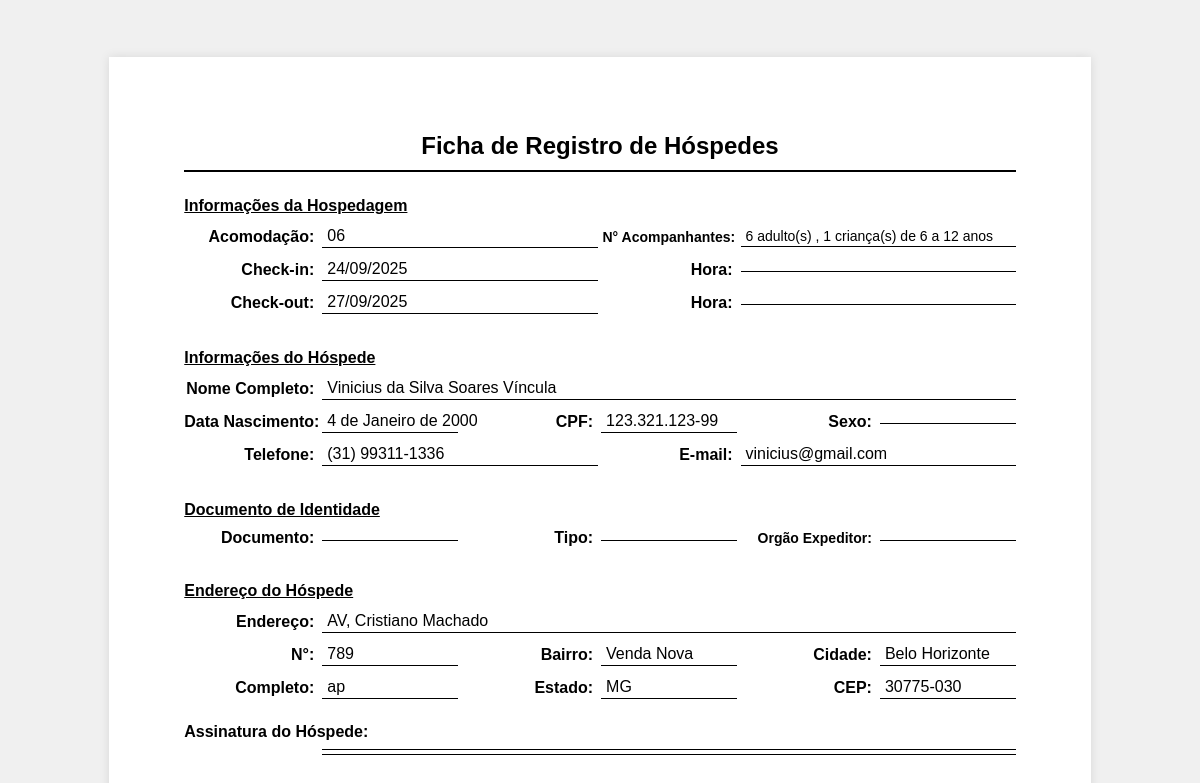
Page /reservas/10/imprimir-contrato/ (signed in) on the committed database.
### gestao/models.py (models this page shows, shortened)
class Acomodacao(models.Model):
    STATUS_CHOICES = (
        ('disponivel', 'Disponível'),
        ('ocupado', 'Ocupado'),
        ('manutencao', 'Em Manutenção'),
        ('limpeza', 'Limpeza'),
    )
    numero = models.CharField(max_length=10, unique=True)
    tipo = models.ForeignKey(TipoAcomodacao, on_delete=models.PROTECT, related_name='acomodacoes')
    valor_diaria = models.DecimalField(max_digits=10, decimal_places=2)
    descricao = models.TextField(null=True, blank=True)
    capacidade = models.PositiveIntegerField(default=1, help_text="Número máximo de hóspedes.")
    qtd_camas = models.PositiveIntegerField(default=1, help_text="Quantidade de camas no quarto.")
    status = models.CharField(max_length=20, choices=STATUS_CHOICES, default='disponivel')

class Reserva(models.Model):
    STATUS_CHOICES = (
        ('pre_reserva', 'Pré-reserva'),
        ('confirmada', 'Confirmada'),
        ('checkin', 'Check-in Realizado'),
        ('checkout', 'Check-out Realizado'),
        ('cancelada', 'Cancelada'),
    )
    cliente = models.ForeignKey(Cliente, on_delete=models.CASCADE, related_name='reservas')
    acomodacao = models.ForeignKey(Acomodacao, on_delete=models.CASCADE, related_name='reservas')
    data_checkin = models.DateField()
    data_checkout = models.DateField()
    data_reserva = models.DateTimeField(auto_now_add=True)
    status = models.CharField(max_length=20, choices=STATUS_CHOICES, default='pre_reserva')
    num_adultos = models.PositiveIntegerField("N° Adultos", default=1, help_text="N° de adultos") # Atualizado 18.09.25
    num_criancas_5 = models.PositiveIntegerField("N° Crianças até 5 anos", default=0, help_text="Crianças até 5 anos") # Atualizado 18.09.25
    num_criancas_12 = models.PositiveIntegerField("N° Crianças de 6 a 12 anos", default=0, help_text="Crianças de 6 a 12 anos") # Atualizado 18.09.25
    valor_total_diarias = models.DecimalField(max_digits=10, decimal_places=2, default=0.0)
    valor_consumo = models.DecimalField(max_digits=10, decimal_places=2, default=0.0)
    desconto = models.DecimalField(max_digits=10, decimal_places=2, default=0.0)
    valor_extra = models.DecimalField(max_digits=10, decimal_places=2, default=0.0, help_text="Taxas ou valores adicionais.")
    valor_total_pago = models.DecimalField(max_digits=10, decimal_places=2, null=True, blank=True)

class Cliente(models.Model):
    nome_completo = models.CharField(max_length=150)
    cpf = models.CharField(max_length=14, unique=True, help_text="Formato: 000.000.000-00")
    email = models.EmailField(unique=True, null=True, blank=True)
    telefone = models.CharField(max_length=20)
    data_cadastro = models.DateTimeField(auto_now_add=True)
    data_nascimento = models.DateField(null=True, blank=True) # Atualizado 18.09.25
    cep = models.CharField(max_length=9, null=True, blank=True, help_text="Formato: 00000-000") # Atualizado 18.09.25
    logradouro = models.CharField(max_length=255, null=True, blank=True, verbose_name="Rua/Logradouro") # Atualizado 18.09.25
    numero = models.CharField(max_length=20, null=True, blank=True) # Atualizado 18.09.25
    complemento = models.CharField(max_length=100, null=True, blank=True) # Atualizado 18.09.25
    bairro = models.CharField(max_length=100, null=True, blank=True) # Atualizado 18.09.25
    cidade = models.CharField(max_length=100, null=True, blank=True) # Atualizado 18.09.25
    estado = models.CharField(max_length=2, null=True, blank=True, verbose_name="UF") # Atualizado 18.09.25
    foto = models.ImageField(upload_to='clientes_fotos/', null=True, blank=True, verbose_name="Foto do Cliente") # Atualizado 24.09.25

### gestao/views.py (the view)
# urls.py: path('reservas/<int:pk>/imprimir-contrato/', views.imprimir_contrato_checkin, name='imprimir_contrato_checkin'),
@login_required
def imprimir_contrato_checkin(request, pk):
    reserva = get_object_or_404(Reserva, pk=pk)
    context = {
        'reserva': reserva,
        'cliente': reserva.cliente,
        'acomodacao': reserva.acomodacao,
    }
    return render(request, 'gestao/contrato_checkin.html', context)

### templates/gestao/contrato_checkin.html (shortened to what this page needs)
<!DOCTYPE html>
<html lang="pt">
<head>
</head>
<body onload="window.print()">
<div class="contract-container">
    <div class="header">
        <h1>Ficha de Registro de Hóspedes</h1>
    </div>
    <div class="section-title">Informações da Hospedagem</div>
    <div class="row">
        <div class="field-group">
            <span class="label">Acomodação:</span>
            <span class="value filled-field">{{ acomodacao.numero }}</span>
        </div>
        <div class="field-group small-text">
            <span class="label">N° Acompanhantes:</span>
            <span class="value filled-field">
                {{ reserva.num_adultos }} adulto(s)
                {% if reserva.num_criancas_12 > 0 %}
                    , {{ reserva.num_criancas_12 }} criança(s) de 6 a 12 anos
                {% endif %}
            </span>
        </div>
    </div>
    <div class="row">
        <div class="field-group">
            <span class="label">Check-in:</span>
            <span class="value">{{ reserva.data_checkin|date:"d/m/Y" }}</span>
        </div>
        <div class="field-group">
            <span class="label">Hora:</span>
            <span class="value"></span>
        </div>
    </div>
    <div class="row">
        <div class="field-group">
            <span class="label">Check-out:</span>
            <span class="value">{{ reserva.data_checkout|date:"d/m/Y" }}</span>
        </div>
        <div class="field-group">
            <span class="label">Hora:</span>
            <span class="value"></span>
        </div>
    </div>
    <div class="section-title">Informações do Hóspede</div>
    <div class="row">
        <div class="field-group">
            <span class="label">Nome Completo:</span>
            <span class="value filled-field">{{ cliente.nome_completo }}</span>
        </div>
    </div>
    <div class="row">
        <div class="field-group">
            <span class="label">Data Nascimento:</span>
            <span class="value filled-field">{{ cliente.data_nascimento }}</span>
        </div>
        <div class="field-group">
            <span class="label">CPF:</span>
            <span class="value filled-field">{{ cliente.cpf }}</span>
        </div>
        <div class="field-group">
            <span class="label">Sexo:</span>
            <span class="value"></span>
        </div>
    </div>
    <div class="row">
        <div class="field-group">
            <span class="label">Telefone:</span>
            <span class="value filled-field">{{ cliente.telefone }}</span>
        </div>
        <div class="field-group">
            <span class="label">E-mail:</span>
            <span class="value filled-field">{{ cliente.email }}</span>
        </div>
    </div>
    <div class="section-title">Documento de Identidade</div>
    <div class="row">
        <div class="field-group">
            <span class="label">Documento:</span>
            <span class="value"></span>
        </div>
        <div class="field-group">
            <span class="label">Tipo:</span>
            <span class="value"></span>
        </div>
        <div class="field-group small-text">
            <span class="label">Orgão Expeditor:</span>
            <span class="value"></span>
        </div>
    </div>
    <div class="section-title">Endereço do Hóspede</div>
    <div class="row">
        <div class="field-group">
            <span class="label">Endereço:</span>
            <span class="value filled-field">{{ cliente.logradouro }}</span>
        </div>
    </div>
    <div class="row">
        <div class="field-group">
            <span class="label">N°:</span>
            <span class="value filled-field">{{ cliente.numero }}</span>
        </div>
        <div class="field-group">
            <span class="label">Bairro:</span>
            <span class="value filled-field">{{ cliente.bairro }}</span>
        </div>
        <div class="field-group">
            <span class="label">Cidade:</span>
            <span class="value filled-field">{{ cliente.cidade }}</span>
        </div>
    </div>
    <div class="row">
        <div class="field-group">
            <span class="label">Completo:</span>
            <span class="value filled-field">{{ cliente.complemento }}</span>
        </div>
        <div class="field-group">
            <span class="label">Estado:</span>
            <span class="value filled-field">{{ cliente.estado }}</span>
        </div>
        <div class="field-group">
            <span class="label">CEP:</span>
            <span class="value filled-field">{{ cliente.cep }}</span>
        </div>
    </div>
    <div class="field-group">
        <span class="label">Assinatura do Hóspede:</span>
        <span class="value signature-line"></span>
    </div>
</div>
</body>
</html>

### templates/gestao/contrato_checkin.html (style rules this page uses)
body { font-family: Arial, sans-serif; margin: 0; padding: 15mm; box-sizing: border-box; background-color: #f0f0f0; display: flex; justify-content: center; }
.contract-container { width: 220mm; height: 297mm; padding: 20mm; background-color: white; box-shadow: 0 0 10px rgba(0, 0, 0, 0.1); position: relative; }
.header { text-align: center; border-bottom: 2px solid #000; padding-bottom: 10px; margin-bottom: 20px; }
.header h1 { margin: 0; font-size: 24px; }
.section-title { font-weight: bold; text-decoration: underline; margin-top: 25px; margin-bottom: 10px; }
.field-group { margin-bottom: 10px; display: flex; align-items: center; flex: 1; min-width: 180px; }
.field-group .label { font-weight: bold; margin-right: 8px; width: 130px; text-align: right; white-space: nowrap; }
.field-group .value { border-bottom: 1px solid #000; flex-grow: 1; padding: 2px 5px; min-width: 80px; white-space: nowrap; }
.row { display: flex; gap: 5px; flex-wrap: nowrap; }
.signature-line { margin-top: 40px; border-top: 1px solid #000; text-align: center; padding-top: 5px; font-size: 14px; }
.small-text .label, .small-text .value { font-size: 14px; }
.filled-field { font-weight: normal; }

### rows in the picture
Acomodacao: numero "06"
Reserva: num_adultos "6", num_criancas_12 "1", data_checkin "24/09/2025", data_checkout "27/09/2025"
Cliente: nome_completo "Vinicius da Silva Soares Víncula", data_nascimento "4 de Janeiro de 2000", cpf "123.321.123-99", telefone "(31) 99311-1336", email "vinicius@gmail.com", logradouro "AV, Cristiano Machado", numero "789", bairro "Venda Nova", cidade "Belo Horizonte", complemento "ap", estado "MG", cep "30775-030"
